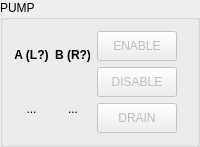
       <widget class="QGroupBox" name="gb_pump">
        <property name="title">
         <string>PUMP</string>
        </property>
        <layout class="QGridLayout" name="gridLayout_8">
         <item row="0" column="1">
          <layout class="QVBoxLayout" name="vl_pump_control">
           <item alignment="Qt::AlignmentFlag::AlignHCenter|Qt::AlignmentFlag::AlignVCenter">
            <widget class="QPushButton" name="pb_pump_enable">
             <property name="enabled">
              <bool>false</bool>
             </property>
             <property name="sizePolicy">
              <sizepolicy hsizetype="Fixed" vsizetype="Fixed">
               <horstretch>0</horstretch>
               <verstretch>0</verstretch>
              </sizepolicy>
             </property>
             <property name="minimumSize">
              <size>
               <width>80</width>
               <height>30</height>
              </size>
             </property>
             <property name="maximumSize">
              <size>
               <width>80</width>
               <height>30</height>
              </size>
             </property>
             <property name="text">
              <string>ENABLE</string>
             </property>
            </widget>
           </item>
           <item alignment="Qt::AlignmentFlag::AlignHCenter|Qt::AlignmentFlag::AlignVCenter">
            <widget class="QPushButton" name="pb_pump_disable">
             <property name="enabled">
              <bool>false</bool>
             </property>
             <property name="sizePolicy">
              <sizepolicy hsizetype="Fixed" vsizetype="Fixed">
               <horstretch>0</horstretch>
               <verstretch>0</verstretch>
              </sizepolicy>
             </property>
             <property name="minimumSize">
              <size>
               <width>80</width>
               <height>30</height>
              </size>
             </property>
             <property name="maximumSize">
              <size>
               <width>80</width>
               <height>30</height>
              </size>
             </property>
             <property name="text">
              <string>DISABLE</string>
             </property>
            </widget>
           </item>
           <item alignment="Qt::AlignmentFlag::AlignHCenter|Qt::AlignmentFlag::AlignVCenter">
            <widget class="QPushButton" name="pb_pump_drain">
             <property name="enabled">
              <bool>false</bool>
             </property>
             <property name="sizePolicy">
              <sizepolicy hsizetype="Fixed" vsizetype="Fixed">
               <horstretch>0</horstretch>
               <verstretch>0</verstretch>
              </sizepolicy>
             </property>
             <property name="minimumSize">
              <size>
               <width>80</width>
               <height>30</height>
              </size>
             </property>
             <property name="maximumSize">
              <size>
               <width>80</width>
               <height>30</height>
              </size>
             </property>
             <property name="text">
              <string>DRAIN</string>
             </property>
            </widget>
           </item>
          </layout>
         </item>
         <item row="0" column="0">
          <layout class="QGridLayout" name="gl_pump_status">
           <item row="0" column="0">
            <widget class="QLabel" name="static_l_pump_a">
             <property name="font">
              <font>
               <bold>true</bold>
              </font>
             </property>
             <property name="text">
              <string>A (L?)</string>
             </property>
             <property name="alignment">
              <set>Qt::AlignmentFlag::AlignCenter</set>
             </property>
            </widget>
           </item>
           <item row="1" column="0">
            <widget class="QLabel" name="l_pump_a_status">
             <property name="text">
              <string>...</string>
             </property>
             <property name="alignment">
              <set>Qt::AlignmentFlag::AlignCenter</set>
             </property>
            </widget>
           </item>
           <item row="1" column="1">
            <widget class="QLabel" name="l_pump_b_status">
             <property name="text">
              <string>...</string>
             </property>
             <property name="alignment">
              <set>Qt::AlignmentFlag::AlignCenter</set>
             </property>
            </widget>
           </item>
           <item row="0" column="1">
            <widget class="QLabel" name="static_l_pump_b">
             <property name="font">
              <font>
               <bold>true</bold>
              </font>
             </property>
             <property name="text">
              <string>B (R?)</string>
             </property>
             <property name="alignment">
              <set>Qt::AlignmentFlag::AlignCenter</set>
             </property>
            </widget>
           </item>
          </layout>
         </item>
         <item row="0" column="2">
          <widget class="QWidget" name="w_torque_visual" native="true"/>
         </item>
        </layout>
       </widget>
